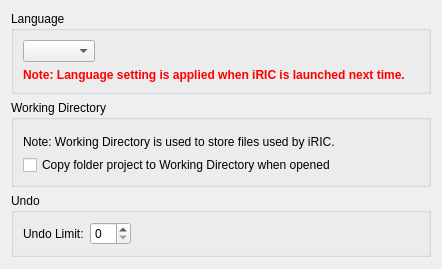
<?xml version="1.0" encoding="UTF-8"?>
<ui version="4.0">
 <class>PreferencePageGeneral</class>
 <widget class="QWidget" name="PreferencePageGeneral">
  <property name="geometry">
   <rect>
    <x>0</x>
    <y>0</y>
    <width>442</width>
    <height>269</height>
   </rect>
  </property>
  <property name="windowTitle">
   <string>Form</string>
  </property>
  <layout class="QVBoxLayout" name="verticalLayout_3">
   <item>
    <widget class="QGroupBox" name="langGroupBox">
     <property name="title">
      <string>Language</string>
     </property>
     <layout class="QVBoxLayout" name="verticalLayout">
      <item>
       <layout class="QHBoxLayout" name="horizontalLayout">
        <item>
         <widget class="QComboBox" name="languageComboBox"/>
        </item>
        <item>
         <spacer name="horizontalSpacer">
          <property name="orientation">
           <enum>Qt::Horizontal</enum>
          </property>
          <property name="sizeHint" stdset="0">
           <size>
            <width>40</width>
            <height>20</height>
           </size>
          </property>
         </spacer>
        </item>
       </layout>
      </item>
      <item>
       <widget class="QLabel" name="langLabel">
        <property name="font">
         <font>
          <weight>75</weight>
          <bold>true</bold>
         </font>
        </property>
        <property name="styleSheet">
         <string notr="true">color: rgb(255, 0, 0);</string>
        </property>
        <property name="text">
         <string>Note: Language setting is applied when iRIC is launched next time.</string>
        </property>
        <property name="wordWrap">
         <bool>true</bool>
        </property>
       </widget>
      </item>
     </layout>
    </widget>
   </item>
   <item>
    <widget class="QGroupBox" name="workingDirGroupBox">
     <property name="title">
      <string>Working Directory</string>
     </property>
     <layout class="QVBoxLayout" name="verticalLayout_2">
      <item>
       <widget class="DirnameEditWidget" name="workDirWidget" native="true"/>
      </item>
      <item>
       <widget class="QLabel" name="label">
        <property name="text">
         <string>Note: Working Directory is used to store files used by iRIC.</string>
        </property>
       </widget>
      </item>
      <item>
       <widget class="QCheckBox" name="folderCopyCheckBox">
        <property name="text">
         <string>Copy folder project to Working Directory when opened</string>
        </property>
       </widget>
      </item>
     </layout>
    </widget>
   </item>
   <item>
    <widget class="QGroupBox" name="undoGroupBox">
     <property name="title">
      <string>Undo</string>
     </property>
     <layout class="QHBoxLayout" name="horizontalLayout_2">
      <item>
       <widget class="QLabel" name="undoLimitLabel">
        <property name="text">
         <string>Undo Limit:</string>
        </property>
       </widget>
      </item>
      <item>
       <widget class="QSpinBox" name="undoLimitSpinBox"/>
      </item>
      <item>
       <spacer name="horizontalSpacer_2">
        <property name="orientation">
         <enum>Qt::Horizontal</enum>
        </property>
        <property name="sizeHint" stdset="0">
         <size>
          <width>294</width>
          <height>20</height>
         </size>
        </property>
       </spacer>
      </item>
     </layout>
    </widget>
   </item>
   <item>
    <spacer name="verticalSpacer">
     <property name="orientation">
      <enum>Qt::Vertical</enum>
     </property>
     <property name="sizeHint" stdset="0">
      <size>
       <width>20</width>
       <height>62</height>
      </size>
     </property>
    </spacer>
   </item>
  </layout>
 </widget>
 <customwidgets>
  <customwidget>
   <class>DirnameEditWidget</class>
   <extends>QWidget</extends>
   <header>guibase/dirnameeditwidget.h</header>
   <container>1</container>
  </customwidget>
 </customwidgets>
 <resources/>
 <connections/>
</ui>
